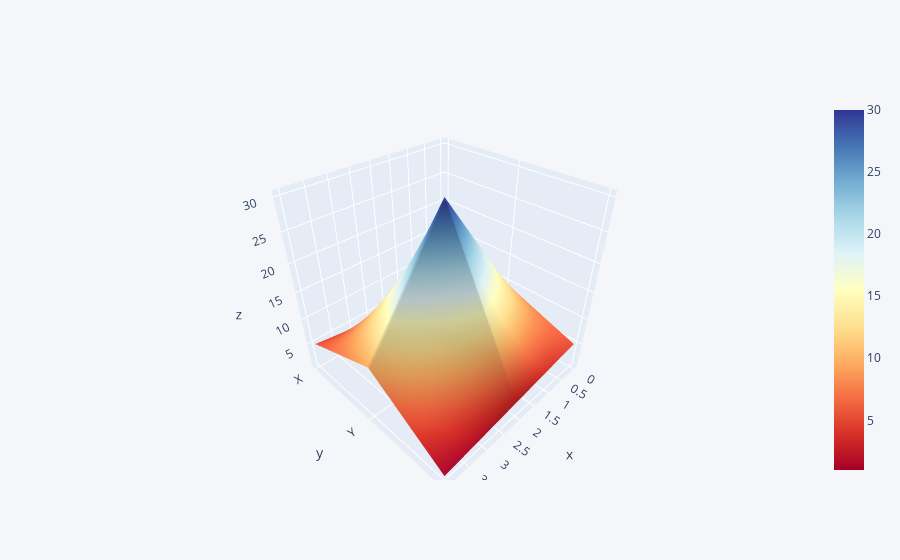

Here is the notebook cell this chart was saved with:
### Code cell
df3.iplot(kind='surface',colorscale='rdylbu')

### Figure 1 — Plotly figure (JSON) as saved in the notebook; plotly's stock layout.template omitted (floating-point values rounded to 4 significant figures)
{"data": [{"colorscale": [[0, "rgb(165,0,38)"], [0.1, "rgb(215,48,39)"], [0.2, "rgb(244,109,67)"], [0.3, "rgb(253,174,97)"], [0.4, "rgb(254,224,144)"], [0.5, "rgb(255,255,191)"], [0.6, "rgb(224,243,248)"], [0.7, "rgb(171,217,233)"], [0.8, "rgb(116,173,209)"], [0.9, "rgb(69,117,180)"], [1, "rgb(49,54,149)"]], "type": "surface", "x": [0, 1, 2, 3, 4], "y": ["X", "Y", "Z"], "z": [[1, 2, 3, 4, 5], [10, 20, 30, 20, 10], [5, 4, 3, 2, 1]]}], "layout": {"legend": {"bgcolor": "#F5F6F9", "font": {"color": "#4D5663"}}, "paper_bgcolor": "#F5F6F9", "plot_bgcolor": "#F5F6F9", "title": {"font": {"color": "#4D5663"}}, "xaxis": {"gridcolor": "#E1E5ED", "showgrid": true, "tickfont": {"color": "#4D5663"}, "title": {"font": {"color": "#4D5663"}, "text": ""}, "zerolinecolor": "#E1E5ED"}, "yaxis": {"gridcolor": "#E1E5ED", "showgrid": true, "tickfont": {"color": "#4D5663"}, "title": {"font": {"color": "#4D5663"}, "text": ""}, "zerolinecolor": "#E1E5ED"}}}
